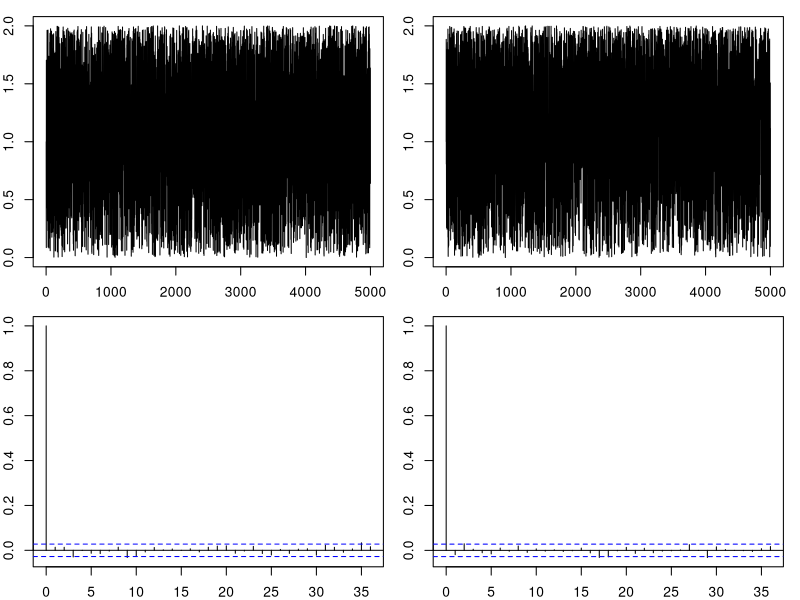
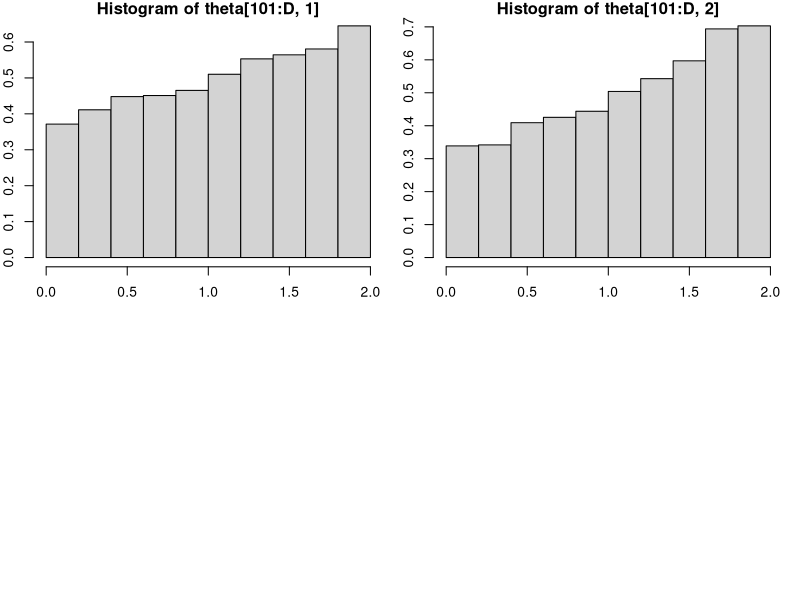
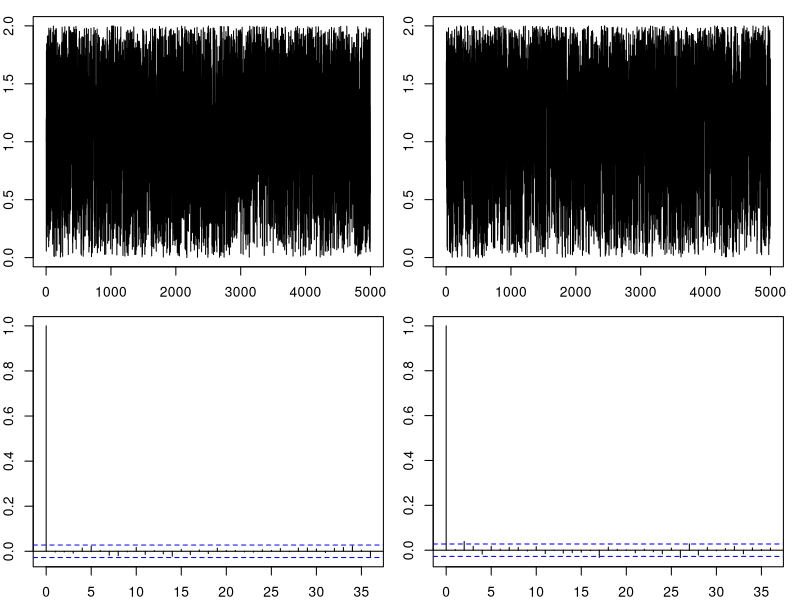
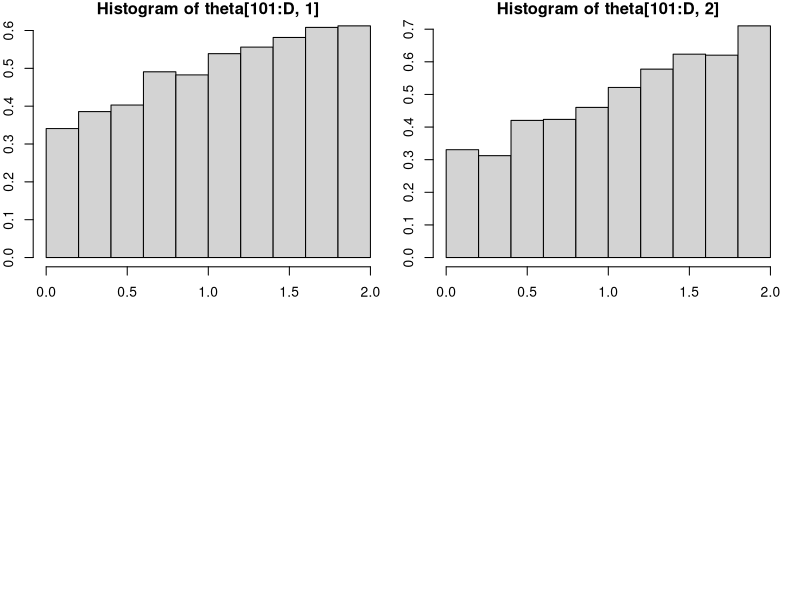
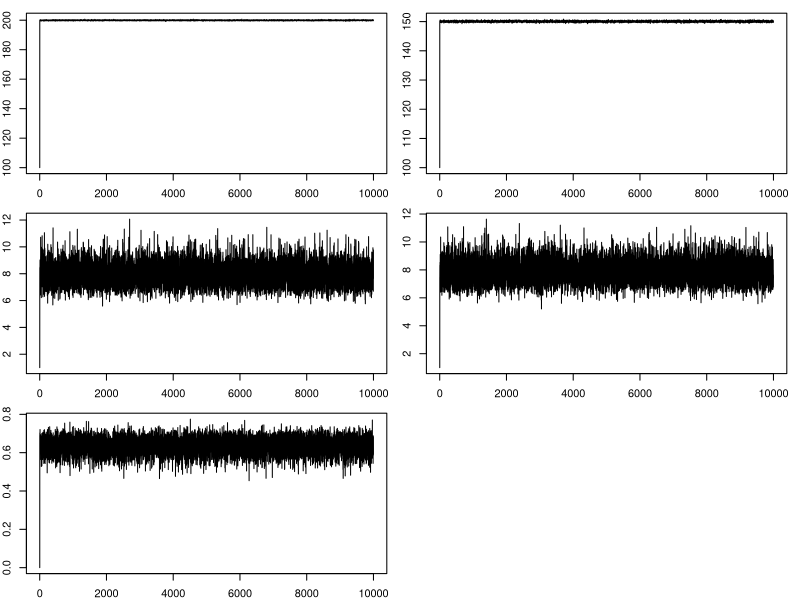
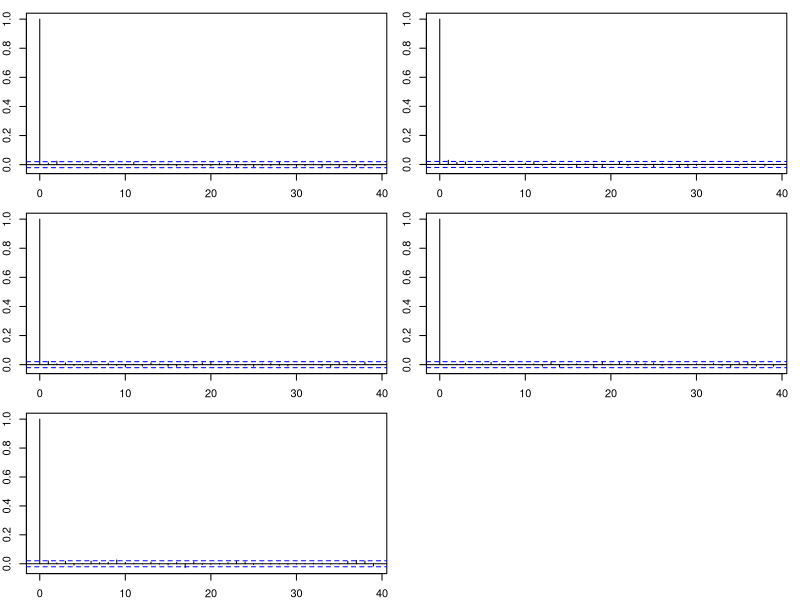
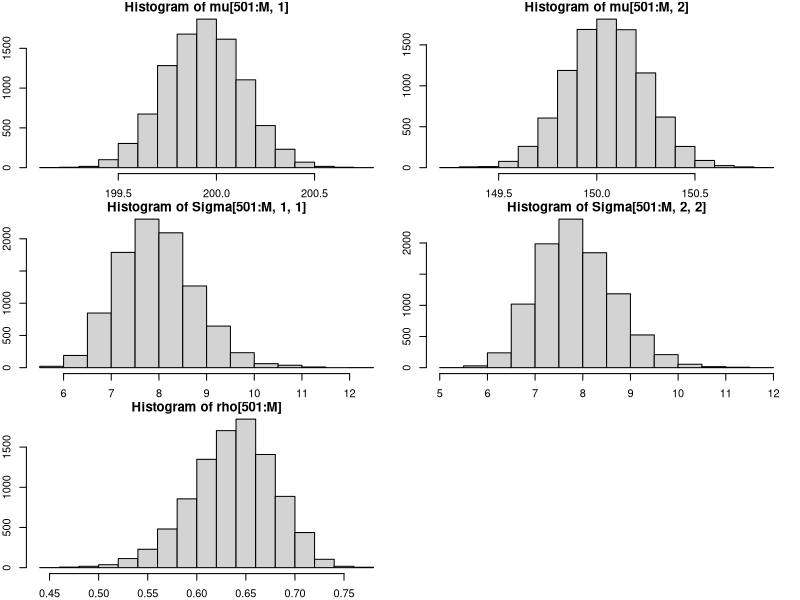

The R script that drew these images, in order:
# theta = (theta[1], theta[2])
# target distribution of theta: f(theta) = (2*theta[1]+3*theta[2]+2)/28
# goal: to draw from f(theta)

#################################################################################
#  1) Gibbs Sampler coupled with CDF inversion
#################################################################################
D = 5000
theta = matrix(1, D, 2)

for(i  in 1:(D-1))
{
  # sample theta1 from f(theta1|theta2) using the CDF inversion sampling approach
  u = runif(1,0,1)
  theta[i+1,1]= sqrt(4*u*(6*theta[i,2]+8)+ (3*theta[i,2]+2)^2)/2-(3*theta[i,2]+2)/2
  
  # sample theta2 from f(theta2|theta1) using the CDF inversion sampling approach
  u = runif(1,0,1)
  theta[i+1,2]= sqrt(6*u*(4*theta[i+1,1]+10) + 4*(theta[i+1,1]+1)^2)/3-(2*theta[i+1,1]+2)/3  
}

par(mfrow=c(2,2), mar=c(2,2,1,1))
plot(1:D, theta[,1], type="l")
plot(1:D, theta[,2], type="l")

acf(theta[,1])
acf(theta[,2])

hist(theta[101:D,1], freq=FALSE) # burn-in period 100  
hist(theta[101:D,2], freq=FALSE) # burn-in period 100  


#################################################################################
#  2) Gibbs Sampler coupled with rejection sampling
#################################################################################
D = 5000
theta = matrix(1, D,2)
for(i  in 1:(D-1))
{
  # sample theta1 from f(theta1|theta2) using the rejection sampling approach
  # proposal distribution U(0,2), M=25
  accept=0
  while(accept==0)
  {
    z = runif(1,0,2)
    if( (2*z+3*theta[i,2]+2)>(25*runif(1,0,1)*0.5)){ theta[i+1,1]=z; accept=1}
  }
  
  # sample theta2 from f(theta2|theta2) using the rejection sampling approach
  # proposal dsitribution U(0,2), M=25
  accept=0
  while(accept==0)
  {
    z = runif(1,0,2)
    if( (3*z+2*theta[i+1,1]+2)>(25*runif(1,0,1)*0.5)){ theta[i+1,2]=z; accept=1}
  }
}

par(mfrow=c(2,2), mar=c(2,2,1,1))
plot(1:D, theta[,1], type="l")
plot(1:D, theta[,2], type="l")

acf(theta[,1])
acf(theta[,2])

hist(theta[101:D,1], freq=FALSE) # burn-in period 100  
hist(theta[101:D,2], freq=FALSE) # burn-in period 100 



######################################################################
# example 3:  textbook page 127
# posterior inferenece of the parameters from bivariate normal dist'n
# mu1, mu2, sigma1, sigma2, rho (here sigma1 and sigma2 refer to the variance iso SD)
# prior: 
#  mu1 \propto constant
#  mu2 \propto constant
#  Sigma \propto |Sigma|^{-3/2}
# posterior: 
#   f(mu|Sigma, y) = N(ybar, Sigma/n)
#   f(Sigma|mu,y) = IW(S,v)
#   where v+p+1=n+3, and p=2, so v=n 
######################################################################
# simulate data y
#install.packages("mvtnorm")
library(mvtnorm)
library(MCMCpack)
Sigma = matrix(c(7.5, 0.5*sqrt(7.5*7.0),0.5*sqrt(7.5*7.0), 7.0), 2,2)
n= 200
set.seed(10)
y = round(rmvnorm(n, c(200,150),Sigma),1) 


#######################
n= nrow(y)
ybar = apply(y,2,mean)

M=10000
mu = matrix(100,M,2)  #mean vector
Sigma = array(1,dim=c(M,2,2)); 
Sigma[,1,2]=Sigma[,2,1]=0  # covariance matrix
for(i in 2:M)
{
  #draw mu given Sigma
  mu[i,]= rmvnorm(1, ybar, Sigma[i-1,,]/n)
  
  #draw Sigma given mu
  e = y - matrix(rep(mu[i,],n),byrow=T,ncol=2)
  SS = t(e)%*%(e) # sum of squares error
  Sigma[i,,]<- riwish(n,SS)
}

rho =Sigma[,1,2]/sqrt(Sigma[,1,1]*Sigma[,2,2])

par(mfrow=c(3,2),mar=c(2,2,1,1))
plot(1:M, mu[,1], type="l");
plot(1:M, mu[,2], type="l");
plot(1:M, Sigma[,1,1], type="l");
plot(1:M, Sigma[,2,2], type="l");
plot(1:M, rho, type="l");

par(mfrow=c(3,2),mar=c(2,2,1,1))
acf(mu[1000:M,1])
acf(mu[1000:M,2])
acf(Sigma[1000:M,1,1])
acf(Sigma[1000:M,2,2])
acf(rho[1000:M])

par(mfrow=c(3,2),mar=c(2,2,1,1))
hist(mu[501:M,1]);  
hist(mu[501:M,2]);  
hist(Sigma[501:M,1,1]); 
hist(Sigma[501:M,2,2]);  
hist(rho[501:M]);  
summary(mu[501:M,1]);      quantile(mu[501:M,1], c(0.025,0.975))
summary(mu[501:M,2]);      quantile(mu[501:M,2], c(0.025,0.975))
summary(Sigma[501:M,1,1]); quantile(Sigma[501:M,1,1], c(0.025,0.975))
summary(Sigma[501:M,2,2]); quantile(Sigma[501:M,2,2], c(0.025,0.975))
summary(rho[501:M]);       quantile(rho[501:M], c(0.025,0.975))
